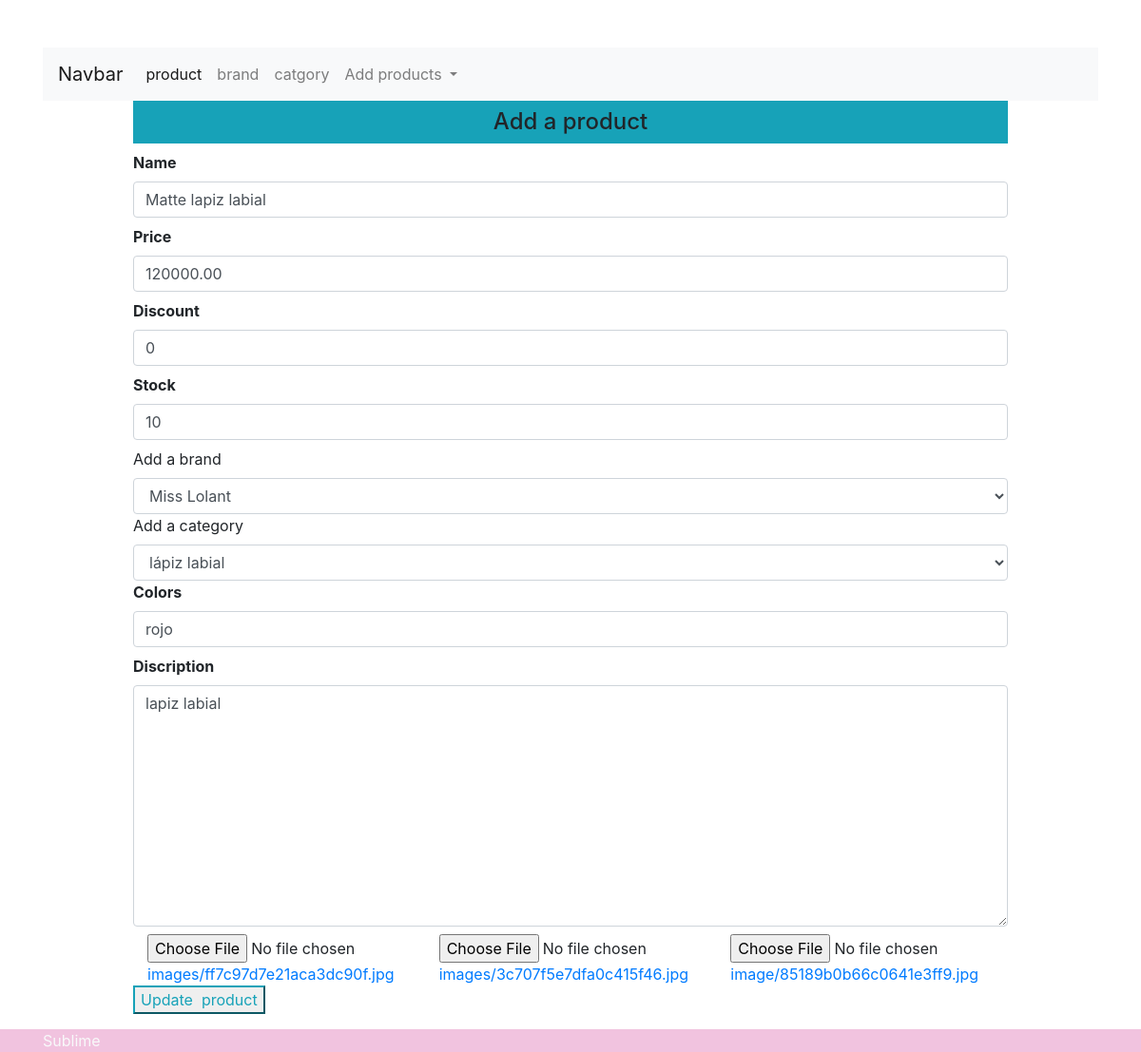
Page /updateproduct/1 on the committed database.
### shop/products/models.py (models this page shows, shortened)
class Addproduct(db.Model):
    __seachbale__ = ['name','desc']
    id = db.Column(db.Integer, primary_key=True)
    name = db.Column(db.String(80), nullable=False)
    price = db.Column(db.Numeric(10,2), nullable=False)
    discount = db.Column(db.Integer, default=0)
    stock = db.Column(db.Integer, nullable=False)
    colors = db.Column(db.Text, nullable=False)
    desc = db.Column(db.Text, nullable=False)
    pub_date = db.Column(db.DateTime, nullable=False,default=datetime.utcnow)
    category_id = db.Column(db.Integer, db.ForeignKey('category.id'),nullable=False)
    category = db.relationship('Category',backref=db.backref('categories', lazy=True))
    brand_id = db.Column(db.Integer, db.ForeignKey('brand.id'),nullable=False)
    brand = db.relationship('Brand',backref=db.backref('brands', lazy=True))
    image_1 = db.Column(db.String(150), nullable=False, default='image1.jpg')
    image_2 = db.Column(db.String(150), nullable=False, default='image2.jpg')
    image_3 = db.Column(db.String(150), nullable=False, default='image3.jpg')

class Brand(db.Model):
    id = db.Column(db.Integer, primary_key=True)
    name = db.Column(db.String(30), unique=True, nullable=False)

class Category(db.Model):
    id = db.Column(db.Integer, primary_key=True)
    name = db.Column(db.String(30), unique=True, nullable=False)

### shop/products/routes.py (the view, shortened to what this page needs)
@app.route('/updateproduct/<int:id>', methods=['GET','POST'])
def updateproduct(id):
    form = Addproducts(request.form)
    product = Addproduct.query.get_or_404(id)
    brands = Brand.query.all()
    categories = Category.query.all()
    brand = request.form.get('brand')
    category = request.form.get('category')
    form.name.data = product.name
    form.price.data = product.price
    form.discount.data = product.discount
    form.stock.data = product.stock
    form.colors.data = product.colors
    form.discription.data = product.desc
    brand = product.brand.name
    category = product.category.name
    return render_template('products/addproduct.html', form=form, title='Update Product',getproduct=product, brands=brands,categories=categories)

### shop/products/forms.py
class Addproducts(Form):
    name = StringField('Name', [validators.DataRequired()])
    price = FloatField('Price', [validators.DataRequired()])
    discount = IntegerField('Discount', default=0)
    stock = IntegerField('Stock', [validators.DataRequired()])
    colors = StringField('Colors', [validators.DataRequired()])
    discription = TextAreaField('Discription', [validators.DataRequired()])
    image_1 = FileField('Image 1')
    image_2 = FileField('Image 2')
    image_3 = FileField('Image 3')

### shop/templates/products/addproduct.html (shortened to what this page needs)
{% extends "layout.html" %}
{% block content %}
<div class="container">
    <nav class="navbar navbar-expand-lg navbar-light bg-light">
        <a class="navbar-brand" href="{{url_for('admin')}}">Navbar</a>
        <div class="collapse navbar-collapse" id="navbarNavDropdown">
          <ul class="navbar-nav">
            <li class="nav-item active">
              <a class="nav-link" href="{{url_for('admin')}}">product <span class="sr-only">(current)</span></a>
            </li>
            <li class="nav-item">
              <a class="nav-link" href="{{url_for('brands')}}">brand</a>
            </li>
            <li class="nav-item">
              <a class="nav-link" href="{{url_for('categories')}}">catgory</a>
            </li>
            <li class="nav-item dropdown">
              <a class="nav-link dropdown-toggle" href="#" id="navbarDropdownMenuLink" role="button" data-toggle="dropdown" aria-haspopup="true" aria-expanded="false">
                Add products
              </a>
            </li>
          </ul>
        </div>
      </nav>
</div>
<div class="container">
    <div class="row">
        <div class="col-md-1"></div>
            <div class="col-md-10">
                <div class="text-center bg-info p-2 h4">Add a product</div>
                {% from "_formhelpers.html" import render_field %}
                <form method="post" enctype="multipart/form-data">
                <div>
                    {{ render_field(form.name, class="form-control") }}
                    {{ render_field(form.price, class="form-control") }}
                    {{ render_field(form.discount, class="form-control") }}
                    {{ render_field(form.stock, class="form-control") }}
                    <label for="brand">Add a brand</label>
                    <select name="brand" id="brand" class="form-control" required>
                        {% if getproduct %}
                        <option value="{{getproduct.brand_id}}" style="display: none;">{{getproduct.brand.name}}</option>
                       {% else %}
                     <option value=""> Select A brand</option>
                     {% for brand in brands %}
                     <option value="{{brand.id}}">{{brand.name}}</option>
                     {% endfor %}
                     {% endif %}
                    </select>
                    <label for="category">Add a category</label>
                    <select name="category" id="category" class="form-control" required>
                    {% if getproduct %}
                      <option value="{{getproduct.category_id}}" style="display: none;">{{getproduct.category.name}}</option>
                     {% else %}
                     <option value=""> Select A category</option>
                     {% for category in categories %}
                     <option value="{{category.id}}">{{category.name}}</option>
                     {% endfor %}
                     {% endif %}
                    </select>
                    {{ render_field(form.colors, class="form-control") }}
                    {{ render_field(form.discription, class="form-control", rows="10") }}
                </div>
                <div class="container">
                    <div class="row">
                        {% if getproduct %}
                        <div class="col-md-4"> <input type="file" name="image_1" id="image_1">
                            <a href="{{url_for('static',filename='images/' + getproduct.image_1)}}"> images/{{ getproduct.image_1}}</a>
                        </div>
                        <div class="col-md-4"><input type="file" name="image_2" id="image_2">
                            <a href="{{url_for('static',filename='images/' + getproduct.image_2)}}">images/{{ getproduct.image_2}}</a>
                        </div>
                        <div class="col-md-4"><input type="file" name="image_3" id="image_3">
                            <a href="{{url_for('static',filename='images/' + getproduct.image_3)}}"> image/{{ getproduct.image_3}}</a>
                        </div>
                        {% else %}
                        <div class="col-md-4">{{ render_field(form.image_1) }}</div>
                        <div class="col-md-4">{{ render_field(form.image_2) }}</div>
                        <div class="col-md-4">{{ render_field(form.image_3) }}</div>
                        {% endif %}
                    </div>
                </div>
                <p><input type="submit" value="{% if getproduct %}Update {% else %}Add{% endif %} product" class="btn-outline-info">
                </form>
            </div>
      <div class="col-md-1"></div>
    </div>
</div>
{% endblock content %}

### shop/templates/_formhelpers.html (shortened to what this page needs)
{% macro render_field(field) %}
  <dt>{{ field.label }}
  <dd>{{ field(**kwargs)|safe }}
  </dd>
{% endmacro %}

### shop/static/css/custom.css (style rules this page uses)
body { padding-top: 50px; }

### rows in the picture
Addproduct: name "Matte lapiz labial", price "120000.00", discount "0", stock "10", colors "rojo", image_1 "ff7c97d7e21aca3dc90f.jpg", image_2 "3c707f5e7dfa0c415f46.jpg", image_3 "85189b0b66c0641e3ff9.jpg"
Brand: brand "Miss Lolant"
Category: category "lápiz labial"

### other values in the picture
{{ field.label }} "Name Price Discount Stock Colors Discription"
